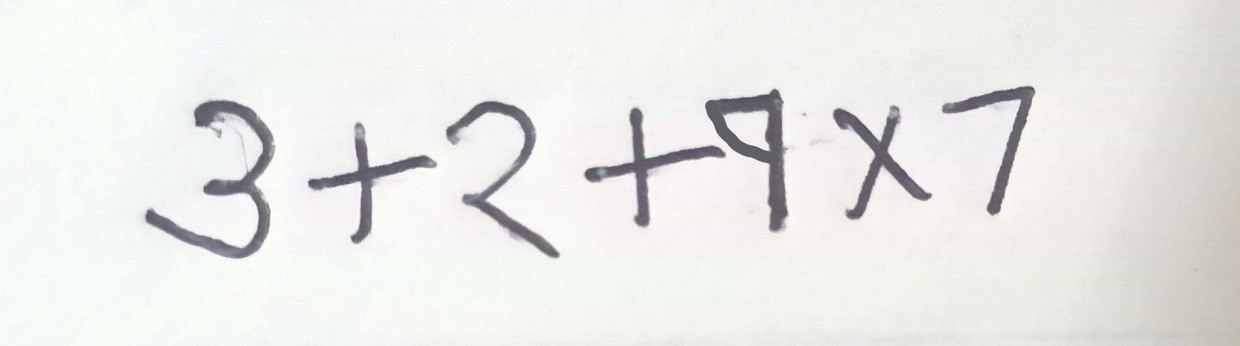
#> input picture scan.jpg, 1240 x 346 px
$ jupyter execute --allow-errors 'Math Eqs.ipynb'   (older library calls are emulated)
#> lines starting #> are read from the running program, lines starting #| are printed output that depends on the picture; after the words box and inside, x2 and y2 are one past the last pixel; in counts of white or black regions, pixels touching at a corner belong together
[cell 1]
import tensorflow as tf
import cv2
import numpy as np
import matplotlib.pyplot as plt

[cell 2]
# Function to remove any unnecessory small blobs
def remove_small_contours(rects):
    for i, (x,y,w,h) in enumerate(rects):
        if w*h < 100 :
            rects.pop(i)
    return rects

[cell 3]
def label(one_hot_arr):
    labels = '+ - 0 1 2 3 4 5 6 7 8 9 / *'.split()
    index = np.argmax(one_hot_arr)
    return labels[index]

[cell 4]
img = cv2.imread('scan.jpg')
#> img is the input picture: shape (346, 1240, 3); mean B, G, R 231.9, 234.5, 234
img = cv2.resize(img, (300,256), interpolation=cv2.INTER_AREA)
#> img: shape (256, 300, 3)
gray = cv2.cvtColor(img, cv2.COLOR_BGR2GRAY)

# we use the image with black background so as to find the contours with ease so we use binary thresholding here
#we find contours and move ahead with solving the problem
_, threshInv = cv2.threshold(gray, 140, 255, cv2.THRESH_BINARY_INV)
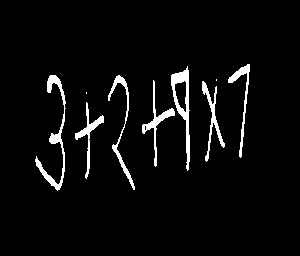
#> threshInv: shape (256, 300); 4.3% white; 9 white regions (2 under 20 px), largest, box (x1, y1, x2, y2) and area: (35, 75, 66, 191) 669, (171, 66, 190, 171) 636, (108, 75, 135, 190) 435
_, thresh = cv2.threshold(gray,140, 255, cv2.THRESH_BINARY)
#> thresh: shape (256, 300); 95.7% white; 9 black regions (2 under 20 px)
image,contours,hierarchy = cv2.findContours(threshInv, cv2.RETR_EXTERNAL, cv2.CHAIN_APPROX_SIMPLE)
#> contours = 9 contours, 2 with area under 20; largest, box (x1, y1, x2, y2) and area: (171, 66, 190, 171) 758, (35, 75, 66, 191) 500, (142, 80, 175, 167) 309, (108, 75, 135, 190) 296, (75, 102, 104, 179) 279, (202, 81, 225, 162) 274, (228, 64, 250, 158) 262

preprocessed_digits = []

# Putting all the rectangle coordinates of the contours in a list and removing small contours
rects = []
for c in contours:
    rects.append(cv2.boundingRect(c))
#> this loop made 9 passes
#> c on passes 2, 5: [[86, 92], [86, 93]], [[216, 79], [216, 80]]
#> after the loop, rects = [(75, 102, 29, 77), (86, 92, 1, 2), (202, 81, 23, 81), (142, 80, 33, 87), (216, 79, 1, 2), (108, 75, 27, 115), (35, 75, 31, 116), (171, 66, 19, 105), (228, 64, 22, 94)]
processed_contours = remove_small_contours(rects)
#> the loop in remove_small_contours, `for i, (x,y,w,h) in enumerate(rects):` made 7 passes
#> after the loop in remove_small_contours, `for i, (x,y,w,h) in enumerate(rects):`: rects = [(75, 102, 29, 77), (202, 81, 23, 81), (142, 80, 33, 87), (108, 75, 27, 115), (35, 75, 31, 116), (171, 66, 19, 105), (228, 64, 22, 94)]
#> processed_contours has the same summary as rects in remove_small_contours
# sort the contours from left to right so that the model predicts the digtis/operators in order
sorted_contours = sorted(processed_contours)
#> sorted_contours = [(35, 75, 31, 116), (75, 102, 29, 77), (108, 75, 27, 115), (142, 80, 33, 87), (171, 66, 19, 105), (202, 81, 23, 81), (228, 64, 22, 94)]

for (x,y,w,h) in sorted_contours:
    # speical case for - sign. Pad top and bottom
    if w>2*h:
        cv2.rectangle(img, (x,y), (x+w,y+h), (0,255,0), 2)
        digit = thresh[y:y+h, x:x+w]
        padded_digit = np.pad(digit, ((15,15),(0,0)), mode='constant', constant_values=255)
        padded_digit = cv2.resize(padded_digit, (32,32), interpolation=cv2.INTER_AREA)

    else:
        cv2.rectangle(img, (x,y), (x+w,y+h), (0,255,0), 2)
        # extract the digit
        digit = thresh[y:y+h, x:x+w]
        # pad some white pixels to the extracted image for better prediction results
        resized_digit = cv2.resize(digit, (26,26), interpolation=cv2.INTER_AREA)
        padded_digit = np.pad(resized_digit, ((3,3),(3,3)), mode='constant', constant_values=255)

    preprocessed_digits.append(padded_digit)
#> this loop made 7 passes
#> pass 1, `padded_digit = np.pad(resized_digit, ((3,3),(3,3)), mode='constant', c..`:
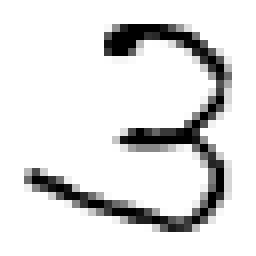
#> padded_digit: shape (32, 32) (shown 8 times larger); min 0, max 255, mean 223.7
#> pass 2, `digit = thresh[y:y+h, x:x+w]`:
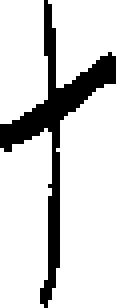
#> digit: shape (77, 29) (shown 4 times larger); 83% white; 1 black region, box (x1, y1, x2, y2) and area: (0, 0, 29, 77) 380
#> after the loop:
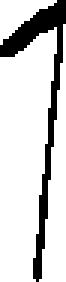
#> digit: shape (94, 22) (shown 3 times larger); 82% white; 1 black region, box (x1, y1, x2, y2) and area: (0, 0, 22, 94) 373
#> after the loop:
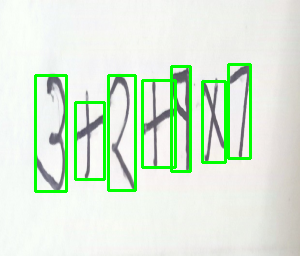
#> img: shape (256, 300, 3); mean B, G, R 216.5, 236, 218.5
#> after the loop:
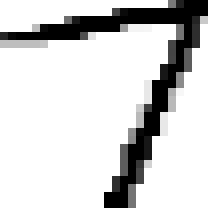
#> resized_digit: shape (26, 26) (shown 8 times larger); min 0, max 255, mean 209.1
#> after the loop, preprocessed_digits = 7 items

plt.imshow(img)
#plt.imshow(threshInv)
#cv2.waitKey(0)
#cv2.destroyAllWindows()

#> (a cell that did not finish here is left out)

[cell 6]
_, ax = plt.subplots(1, len(preprocessed_digits), figsize=(6,6))
res = []

#> (the rest of this cell did not finish here and is left out)

[cell 7]
img1 = cv2.imread("imageclick.jpg")
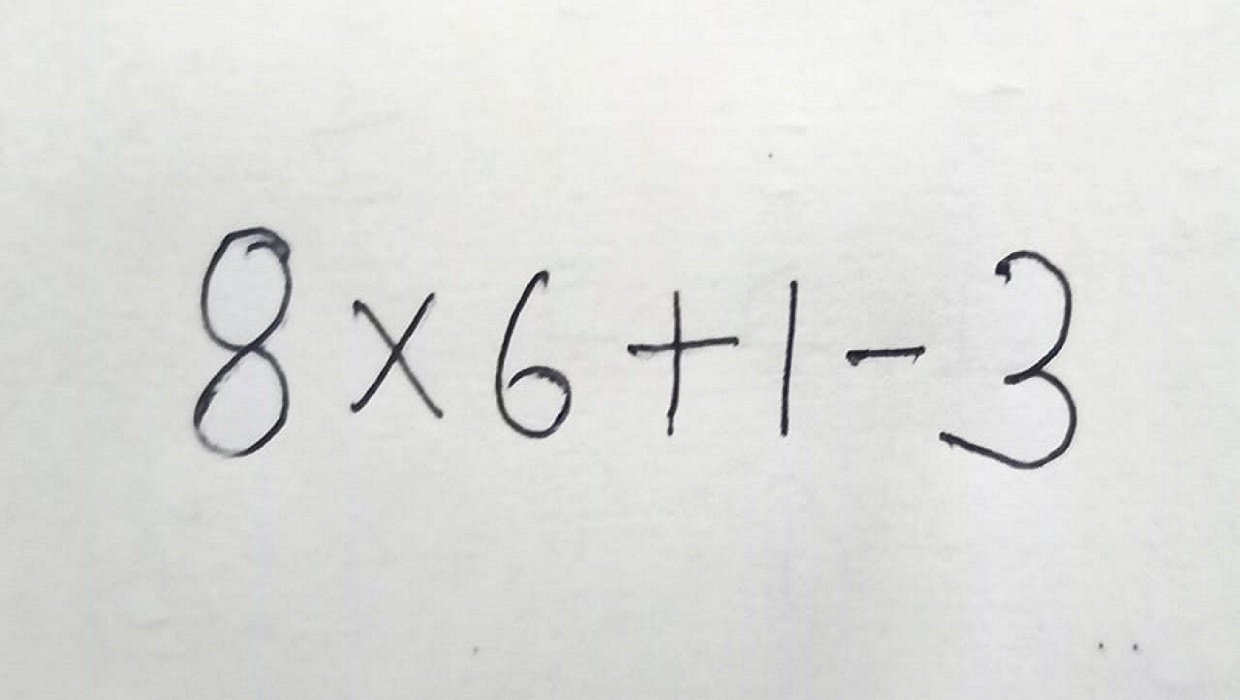
#> input picture imageclick.jpg, 1240 x 700 px
#> img1 is the input picture: shape (700, 1240, 3); mean B, G, R 220.2, 222.3, 222.1
img1 = cv2.resize(img1, (300,256))
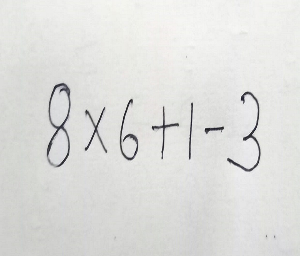
#> img1: shape (256, 300, 3); mean B, G, R 220.1, 222.3, 222
gray1 = cv2.cvtColor(img1, cv2.COLOR_BGR2GRAY)

# The images in the dataset have white background and black color for the digtis
# However its much more efficient to find contours on an image with BLACK BACKGROUND
# so we threshold the image in both BINARY(black img, white bg) and BINARY_INV(white img, black bg) and
# detect contours on "threshInv" and perform model prediction on "thresh"
_, threshInv1 = cv2.threshold(gray1, 120, 255, cv2.THRESH_BINARY_INV)
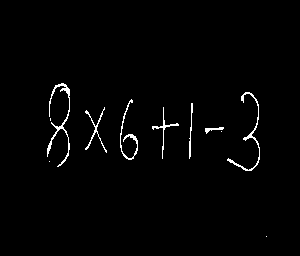
#> threshInv1: shape (256, 300); 1.5% white in thin lines or dots, all inside (x1, y1, x2, y2) = (47, 83, 267, 237)
_, thresh1 = cv2.threshold(gray1,120, 255, cv2.THRESH_BINARY)
image,contours1,hierarchy = cv2.findContours(threshInv, cv2.RETR_EXTERNAL, cv2.CHAIN_APPROX_SIMPLE)
#> contours1 has the same summary as contours

preprocessed_digits1 = []

# Put all the rectangle coordinates of the contours in a list
rects1 = []
for c in contours:
    rects1.append(cv2.boundingRect(c))
#> after the loop, rects1 = [(75, 102, 29, 77), (86, 92, 1, 2), (202, 81, 23, 81), (142, 80, 33, 87), (216, 79, 1, 2), (108, 75, 27, 115), (35, 75, 31, 116), (171, 66, 19, 105), (228, 64, 22, 94)]

# remove small blobs if any
processed_contours = remove_small_contours(rects1)
#> the loop in remove_small_contours (call 2), `for i, (x,y,w,h) in enumerate(rects):` made 7 passes
# sort the contours from left to right so that the model predicts the digtis/operators in order
sorted_contours = sorted(processed_contours)

for (x,y,w,h) in sorted_contours:
    # speical case for - sign. Pad top and bottom
    if w>2*h:
        cv2.rectangle(img, (x,y), (x+w,y+h), (0,255,0), 2)
        digit = thresh[y:y+h, x:x+w]
        padded_digit = np.pad(digit, ((15,15),(0,0)), mode='constant', constant_values=255)
        padded_digit = cv2.resize(padded_digit, (32,32), interpolation=cv2.INTER_AREA)

    else:
        cv2.rectangle(img, (x,y), (x+w,y+h), (0,255,0), 2)
        # extract the digit
        digit = thresh[y:y+h, x:x+w]
        # pad some white pixels to the extracted image for better prediction results
        resized_digit = cv2.resize(digit, (26,26), interpolation=cv2.INTER_AREA)
        padded_digit = np.pad(resized_digit, ((3,3),(3,3)), mode='constant', constant_values=255)

    preprocessed_digits.append(padded_digit)
#> this loop made 7 passes
#> pass 3, `resized_digit = cv2.resize(digit, (26,26), interpolation=cv2.INTER_AREA)`:
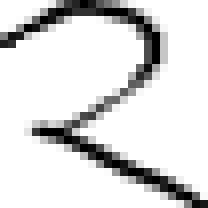
#> resized_digit: shape (26, 26) (shown 8 times larger); min 0, max 255, mean 219.3
#> after the loop, preprocessed_digits = 14 items

cv2.imshow("img", img)
cv2.imshow("threshInv", threshInv)
cv2.waitKey(0)
cv2.destroyAllWindows()
